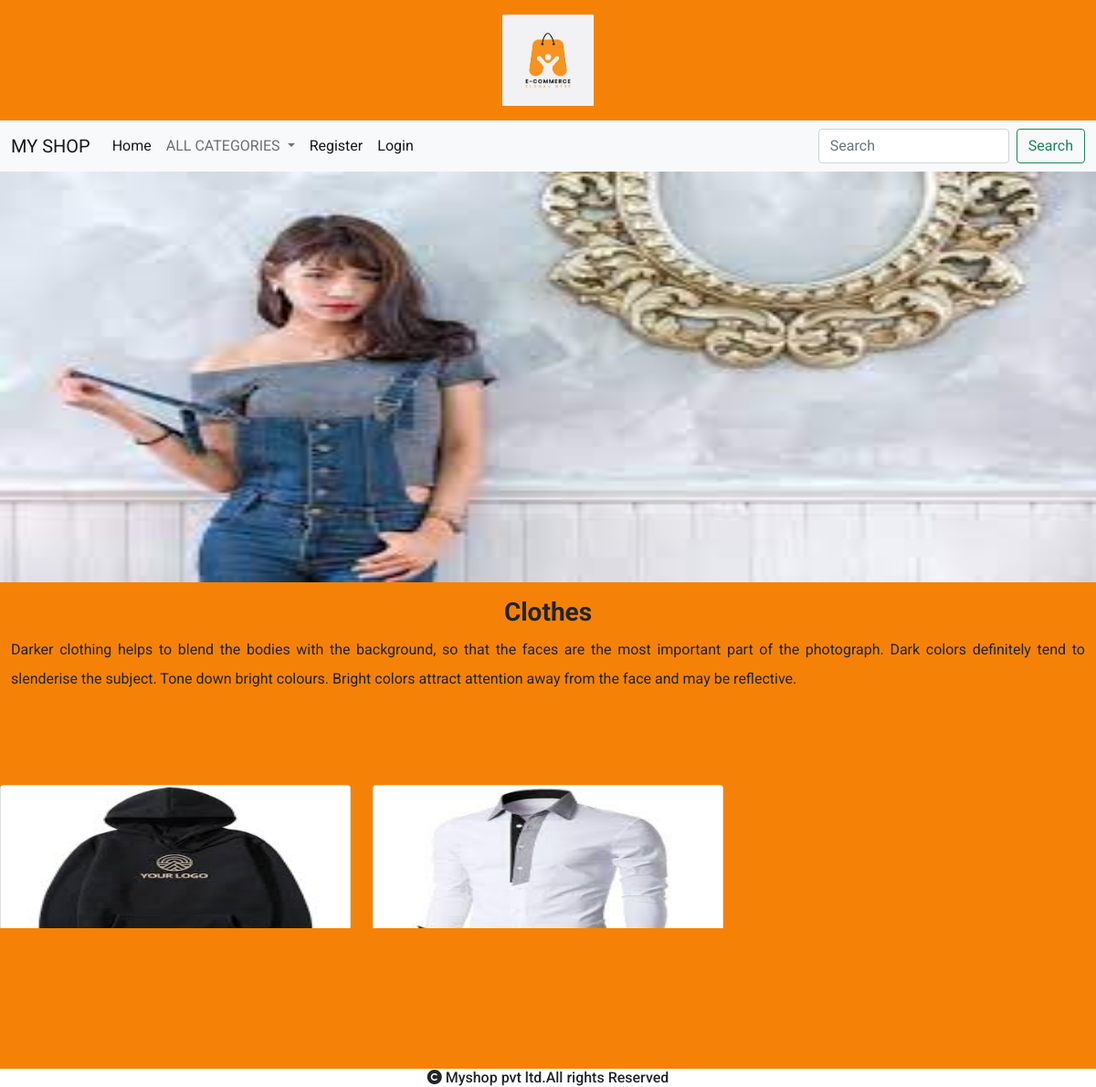
/allprod/Clothes, run on the app's committed database.
### shop/models.py (models this page shows, shortened)
class Category(models.Model):
    name=models.CharField(max_length=20)
    desc=models.TextField()
    image=models.ImageField(upload_to="images/category",null=True,blank=True)

class Product(models.Model):
    name=models.CharField(max_length=20)
    desc=models.TextField()
    image = models.ImageField(upload_to="images/product", null=True, blank=True)
    category=models.ForeignKey(Category,on_delete=models.CASCADE)
    stock=models.IntegerField()
    price= models.IntegerField()
    available=models.BooleanField(default=True)
    created=models.DateTimeField(auto_now_add=True)
    updated=models.DateTimeField(auto_now=True)

### shop/views.py (the view)
# urls.py: path('allprod/<p>',views.allproducts,name="allprod"),
def allproducts(request,p):
    c=Category.objects.get(name=p)
    p=Product.objects.filter(category=c)
    return render(request,template_name="product.html",context={'c':c,'p':p})

### cart/context_processors.py (called while the page is built)
def total(request):
    item_count=0
    if request.user:
        u=request.user
    try:
        cart=Cart.objects.filter(user=u)
        for i in cart:
            item_count+=i.quantity
    except:
        item_count=0
    return {'count':item_count}

### shop/context_processors.py (called while the page is built)
def menu_links(request):
    c=Category.objects.all()
    return {'links':c}

### templates/product.html
{% extends 'base.html' %}
{% load static %}
{% block content %}
<div>
    <img src="{{c.image.url}}" height="450px" width="100%">
</div>
<div class="container-fluid mt-3" style="margin-bottom:100px;">
    <h3 class="text-center fw-bold">{{c.name}}</h3>
    <p style="text-align:justify;line-height:2;">{{c.desc}}</p>
</div>
<div class="row row-cols-1 row-cols-md-3 g-4 ">
    {% for i in p %}
  <div class="col">
    <div class="card">
      <img src="{{i.image.url}}" height="200px" width="100%" class="card-img-top" alt="...">
      <div class="card-body">
        <h5 class="card-title">{{i.name}}</h5>
          <h6>{{i.price}}</h6>
           <a href="{% url 'shop:details' i.name %}" style="position:relative;left:42%" class="btn btn-success">Details</a>
      </div>
    </div>
  </div>
{% endfor %}
</div>
{% endblock %}

### static/CSS/style.css (style rules this page uses)
body { font-family: 'Roboto', sans-serif; background-color:#f58207; }

### data on the page
Category: image (picture), name "Clothes", desc "Darker clothing helps to blend the bodies with the background, so that the faces are the most important part of the photograph. Dark colors definitely tend to slenderise the subject. Tone down bright colours. Bright colors attract attention away from the face and may be reflective."
Product: image (picture)
Product: image (picture)
